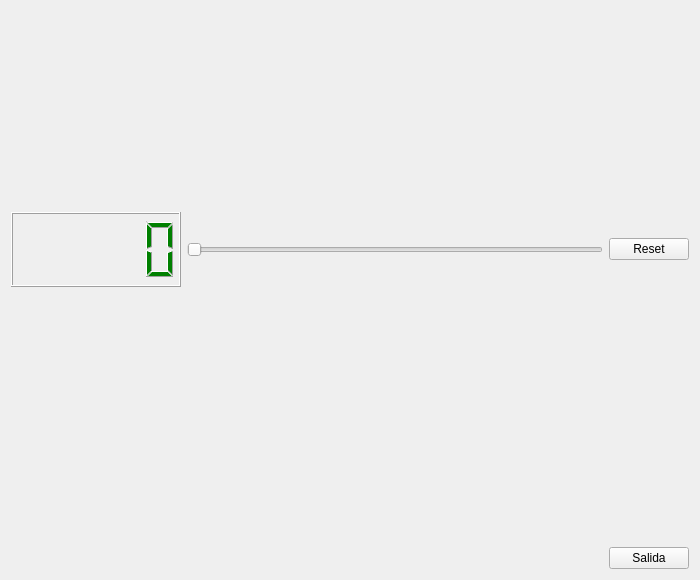
<?xml version="1.0" encoding="UTF-8"?>
<ui version="4.0">
 <class>MyForm</class>
 <widget class="QWidget" name="MyForm">
  <property name="geometry">
   <rect>
    <x>0</x>
    <y>0</y>
    <width>700</width>
    <height>580</height>
   </rect>
  </property>
  <property name="windowTitle">
   <string>MyForm</string>
  </property>
  <layout class="QVBoxLayout" name="verticalLayout_2">
   <item>
    <layout class="QVBoxLayout" name="verticalLayout">
     <item>
      <spacer name="verticalSpacer_2">
       <property name="orientation">
        <enum>Qt::Vertical</enum>
       </property>
       <property name="sizeHint" stdset="0">
        <size>
         <width>20</width>
         <height>40</height>
        </size>
       </property>
      </spacer>
     </item>
     <item>
      <layout class="QHBoxLayout" name="horizontalLayout">
       <item>
        <widget class="MyNumber" name="lcdNumber">
         <property name="minimumSize">
          <size>
           <width>170</width>
           <height>75</height>
          </size>
         </property>
         <property name="styleSheet">
          <string notr="true">color: green;</string>
         </property>
        </widget>
       </item>
       <item>
        <widget class="QSlider" name="horizontalSlider">
         <property name="sizePolicy">
          <sizepolicy hsizetype="Expanding" vsizetype="Fixed">
           <horstretch>0</horstretch>
           <verstretch>0</verstretch>
          </sizepolicy>
         </property>
         <property name="minimumSize">
          <size>
           <width>200</width>
           <height>0</height>
          </size>
         </property>
         <property name="orientation">
          <enum>Qt::Horizontal</enum>
         </property>
        </widget>
       </item>
       <item>
        <widget class="QPushButton" name="pushButton_2">
         <property name="text">
          <string>Reset</string>
         </property>
        </widget>
       </item>
      </layout>
     </item>
    </layout>
   </item>
   <item>
    <layout class="QVBoxLayout" name="verticalLayout_3">
     <item>
      <spacer name="verticalSpacer">
       <property name="orientation">
        <enum>Qt::Vertical</enum>
       </property>
       <property name="sizeHint" stdset="0">
        <size>
         <width>20</width>
         <height>40</height>
        </size>
       </property>
      </spacer>
     </item>
     <item>
      <layout class="QHBoxLayout" name="horizontalLayout_2">
       <item>
        <spacer name="horizontalSpacer">
         <property name="orientation">
          <enum>Qt::Horizontal</enum>
         </property>
         <property name="sizeHint" stdset="0">
          <size>
           <width>40</width>
           <height>20</height>
          </size>
         </property>
        </spacer>
       </item>
       <item>
        <widget class="QPushButton" name="pushButton">
         <property name="text">
          <string>Salida</string>
         </property>
        </widget>
       </item>
      </layout>
     </item>
    </layout>
   </item>
  </layout>
 </widget>
 <customwidgets>
  <customwidget>
   <class>MyNumber</class>
   <extends>QLCDNumber</extends>
   <header>MyNumber.h</header>
   <slots>
    <slot>setSliderValue(int)</slot>
    <slot>setResetValue()</slot>
   </slots>
  </customwidget>
 </customwidgets>
 <resources/>
 <connections>
  <connection>
   <sender>pushButton</sender>
   <signal>clicked()</signal>
   <receiver>MyForm</receiver>
   <slot>close()</slot>
   <hints>
    <hint type="sourcelabel">
     <x>610</x>
     <y>552</y>
    </hint>
    <hint type="destinationlabel">
     <x>598</x>
     <y>575</y>
    </hint>
   </hints>
  </connection>
  <connection>
   <sender>horizontalSlider</sender>
   <signal>valueChanged(int)</signal>
   <receiver>lcdNumber</receiver>
   <slot>display(int)</slot>
   <hints>
    <hint type="sourcelabel">
     <x>365</x>
     <y>244</y>
    </hint>
    <hint type="destinationlabel">
     <x>84</x>
     <y>220</y>
    </hint>
   </hints>
  </connection>
  <connection>
   <sender>pushButton_2</sender>
   <signal>clicked()</signal>
   <receiver>lcdNumber</receiver>
   <slot>setResetValue()</slot>
   <hints>
    <hint type="sourcelabel">
     <x>630</x>
     <y>241</y>
    </hint>
    <hint type="destinationlabel">
     <x>140</x>
     <y>230</y>
    </hint>
   </hints>
  </connection>
  <connection>
   <sender>horizontalSlider</sender>
   <signal>valueChanged(int)</signal>
   <receiver>lcdNumber</receiver>
   <slot>setSliderValue(int)</slot>
   <hints>
    <hint type="sourcelabel">
     <x>244</x>
     <y>248</y>
    </hint>
    <hint type="destinationlabel">
     <x>159</x>
     <y>271</y>
    </hint>
   </hints>
  </connection>
 </connections>
</ui>
